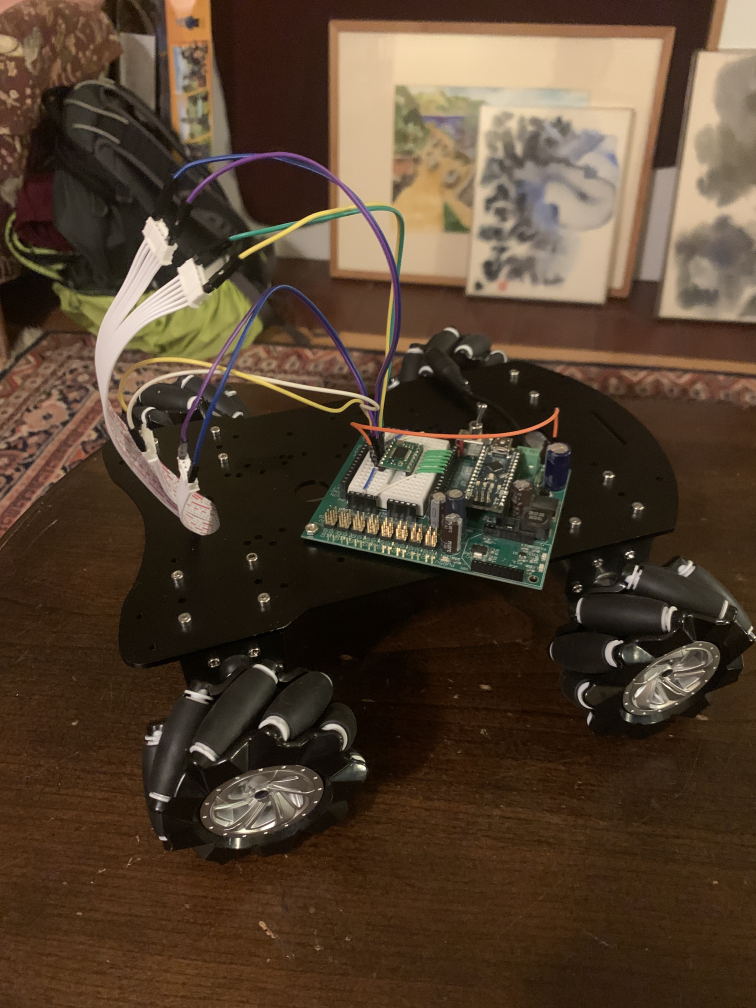
#> input picture IMG_3960.JPG, 3024 x 4032 px (shown at 1/4 size)
$ python -i drive.py   (imports and definitions only)
#> lines starting #> are read from the running program, lines starting #| are printed output that depends on the picture
import cv2
import imutils
import threading
import numpy as np
import serial

#Setup a serial (USB) communication with the arduino
ser = serial.Serial('/dev/ttyUSB0', 9600, timeout=1)
# [1 line not run here, left out]

##########CAMERA##########
def callback(value):
    pass

# [13 lines left out: functions create_trackbars, get_trackbar_values, not called in this run]


def getXY(frame):
  frame_to_mask = cv2.cvtColor(frame, cv2.COLOR_BGR2HSV)
  mask = cv2.inRange(frame_to_mask,
                       (H_min,S_min,V_min,),
                       (H_max,S_max,V_max))
  #blurred = cv2.GaussianBlur(frame, (11,11), 0)
  #maskErode = cv2.erode(mask, None, iterations=2)
  maskDilate = cv2.dilate(mask, None, iterations=2)
  contr = cv2.findContours(maskDilate.copy(), cv2.RETR_EXTERNAL, cv2.CHAIN_APPROX_SIMPLE)
  contr= imutils.grab_contours(contr)
  if len(contr) > 0:
      c = max(contr, key=cv2.contourArea)
      ((x,y), radius) = cv2.minEnclosingCircle(c)
  x -= xOffset
  y -= yOffset
  return x, y, mask


# [5 lines left out: function showWindows, not called in this run]

######MATH########
def scaleFactor(num, factor):
    num = num/factor
    return num

# [23 lines left out: functions calc2D, calc3D, not called in this run]

def writeOut(out1, out2):
    ser.write(b"{}, {}\n".format(out1, out2))

#Setup Cameras
width=720
height=480
flip=2
font=cv2.FONT_HERSHEY_SIMPLEX

camSet1 = "nvarguscamerasrc sensor-id=0 !video/x-raw(memory:NVMM), width=(int)3240, height=(int)2464, framerate=(fraction)15/1 ! nvvidconv flip-method=0 ! video/x-raw, width=(int)960, height=(int)540, format=(string)BGRx ! videoconvert ! video/x-raw, format=(string)BGR ! appsink"
camSet2 = "nvarguscamerasrc sensor-id=1 !video/x-raw(memory:NVMM), width=(int)3240, height=(int)2464, framerate=(fraction)15/1 ! nvvidconv flip-method=0 ! video/x-raw, width=(int)960, height=(int)540, format=(string)BGRx ! videoconvert ! video/x-raw, format=(string)BGR ! appsink"
# [29 lines not run here, left out]

>>> import cv2
>>> picture = cv2.imread('IMG_3960.JPG', cv2.IMREAD_GRAYSCALE)
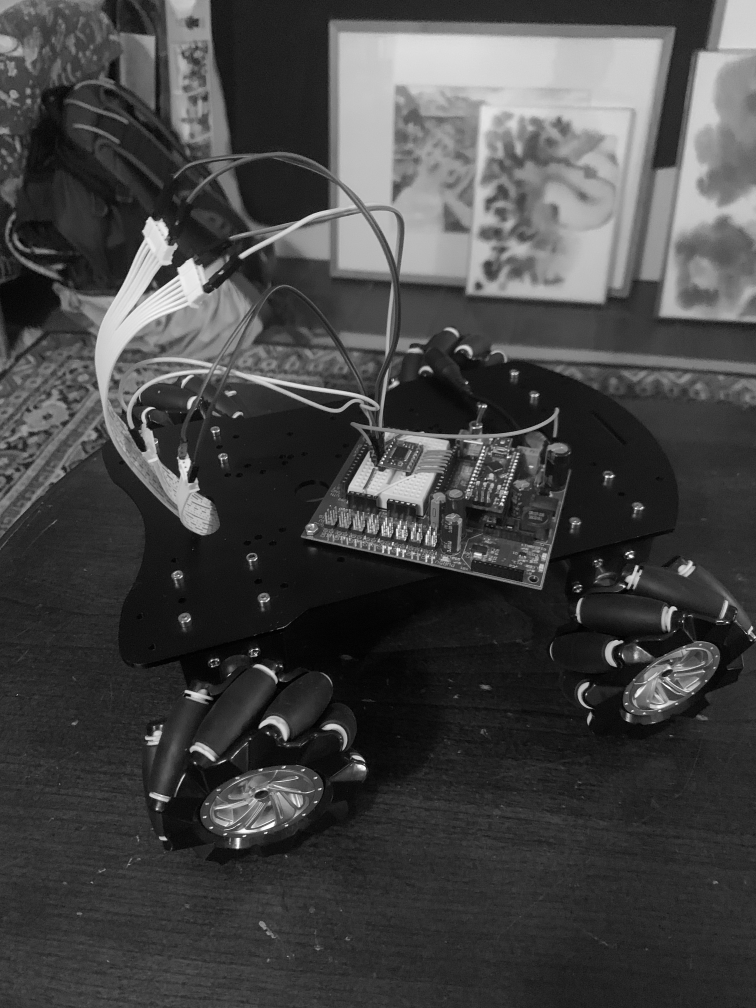
#> picture: shape (4032, 3024) (shown at 1/4 size); min 0, max 255, mean 69.1
#> (the run stopped early here; a loop or call above may not have finished)

$ run again, on IMG_4554.JPG
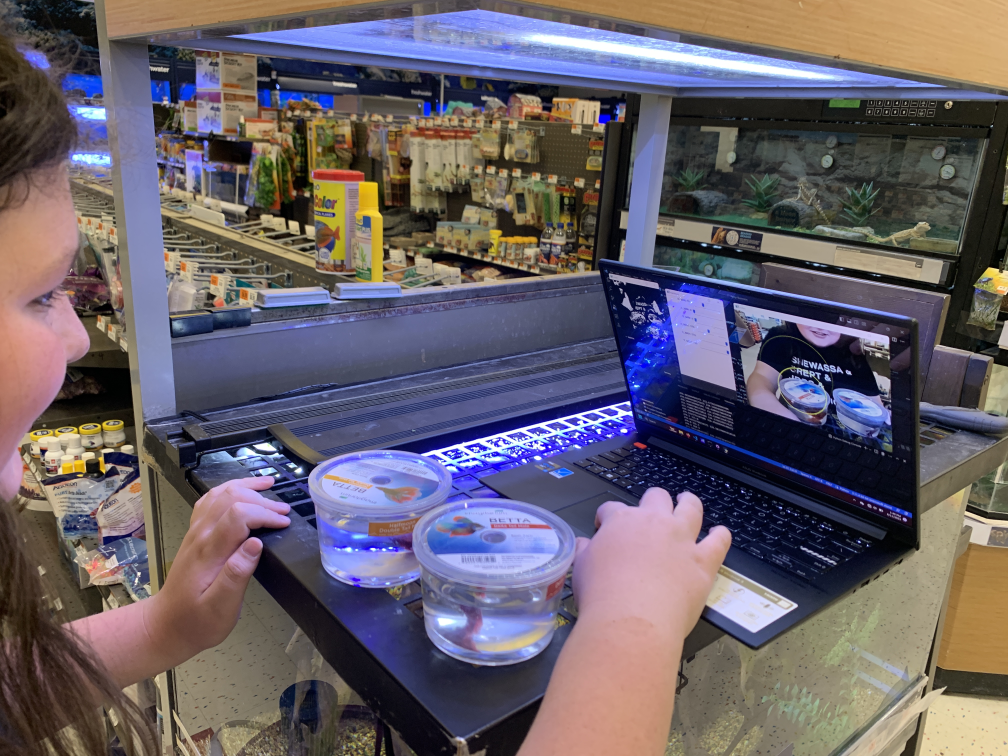
#> input picture IMG_4554.JPG, 4032 x 3024 px (shown at 1/4 size)
#> `picture = cv2.imread('IMG_3960.JPG', cv2.IMREAD_GRAYSCALE)`:
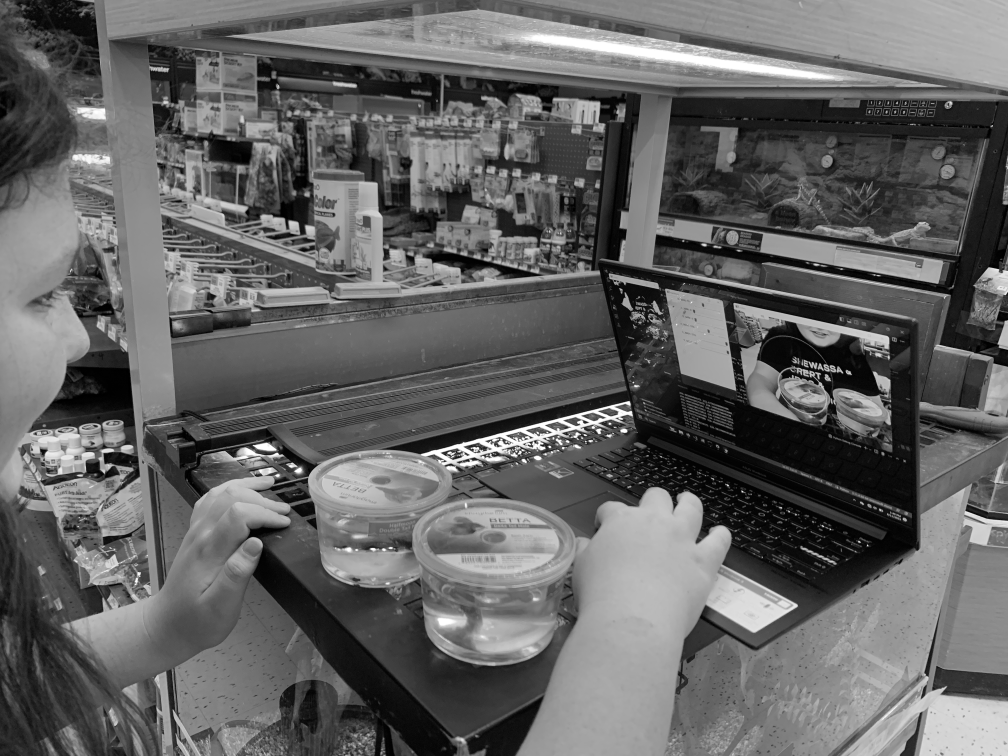
#> picture: shape (3024, 4032) (shown at 1/4 size); min 0, max 255, mean 99.1

$ run again, on image.png
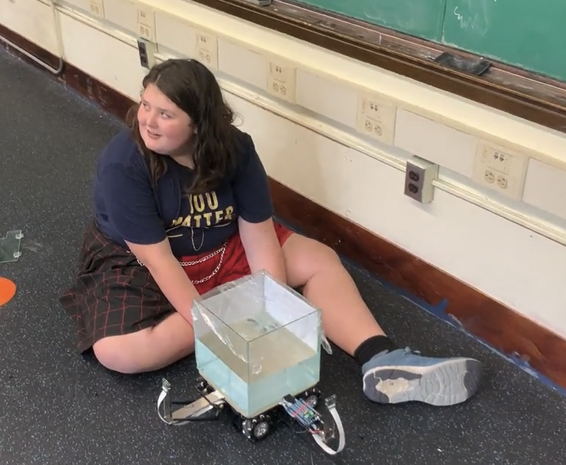
#> input picture image.png, 1132 x 929 px (shown at 1/2 size)
#> `picture = cv2.imread('IMG_3960.JPG', cv2.IMREAD_GRAYSCALE)`:
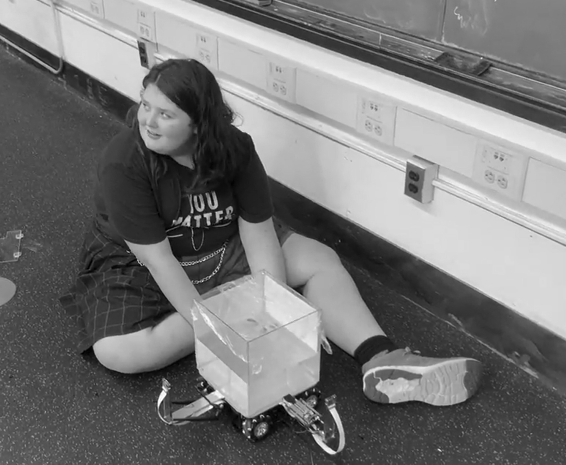
#> picture: shape (929, 1132) (shown at 1/2 size); min 0, max 254, mean 119
